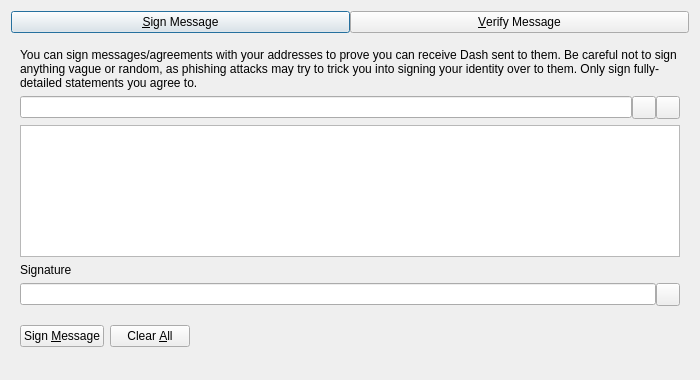
<?xml version="1.0" encoding="UTF-8"?>
<ui version="4.0">
 <class>SignVerifyMessageDialog</class>
 <widget class="QDialog" name="SignVerifyMessageDialog">
  <property name="geometry">
   <rect>
    <x>0</x>
    <y>0</y>
    <width>700</width>
    <height>380</height>
   </rect>
  </property>
  <property name="windowTitle">
   <string>Signatures - Sign / Verify a Message</string>
  </property>
  <property name="modal">
   <bool>true</bool>
  </property>
  <layout class="QVBoxLayout" name="verticalLayout">
   <item>
    <layout class="QHBoxLayout" name="horizontalLayout_Buttons_2">
     <property name="spacing">
      <number>0</number>
     </property>
     <property name="topMargin">
      <number>0</number>
     </property>
     <item>
      <widget class="QPushButton" name="btnSignMessage">
       <property name="text">
        <string>&amp;Sign Message</string>
       </property>
       <property name="checkable">
        <bool>true</bool>
       </property>
      </widget>
     </item>
     <item>
      <widget class="QPushButton" name="btnVerifyMessage">
       <property name="text">
        <string>&amp;Verify Message</string>
       </property>
       <property name="checkable">
        <bool>true</bool>
       </property>
      </widget>
     </item>
    </layout>
   </item>
   <item>
    <widget class="QStackedWidget" name="stackedWidgetSig">
     <property name="minimumSize">
      <size>
       <width>0</width>
       <height>0</height>
      </size>
     </property>
     <property name="currentIndex">
      <number>0</number>
     </property>
     <widget class="QWidget" name="pageSignMessage">
      <layout class="QVBoxLayout" name="verticalLayout_SM">
       <item>
        <widget class="QLabel" name="infoLabel_SM">
         <property name="text">
          <string>You can sign messages/agreements with your addresses to prove you can receive Dash sent to them. Be careful not to sign anything vague or random, as phishing attacks may try to trick you into signing your identity over to them. Only sign fully-detailed statements you agree to.</string>
         </property>
         <property name="textFormat">
          <enum>Qt::PlainText</enum>
         </property>
         <property name="wordWrap">
          <bool>true</bool>
         </property>
        </widget>
       </item>
       <item>
        <layout class="QHBoxLayout" name="horizontalLayout_1_SM">
         <property name="spacing">
          <number>0</number>
         </property>
         <item>
          <widget class="QValidatedLineEdit" name="addressIn_SM">
           <property name="toolTip">
            <string>The Dash address to sign the message with</string>
           </property>
          </widget>
         </item>
         <item>
          <widget class="QToolButton" name="addressBookButton_SM">
           <property name="toolTip">
            <string>Choose previously used address</string>
           </property>
           <property name="text">
            <string/>
           </property>
           <property name="shortcut">
            <string>Alt+A</string>
           </property>
          </widget>
         </item>
         <item>
          <widget class="QToolButton" name="pasteButton_SM">
           <property name="toolTip">
            <string>Paste address from clipboard</string>
           </property>
           <property name="text">
            <string/>
           </property>
           <property name="shortcut">
            <string>Alt+P</string>
           </property>
          </widget>
         </item>
        </layout>
       </item>
       <item>
        <widget class="QPlainTextEdit" name="messageIn_SM">
         <property name="toolTip">
          <string>Enter the message you want to sign here</string>
         </property>
        </widget>
       </item>
       <item>
        <widget class="QLabel" name="signatureLabel_SM">
         <property name="text">
          <string>Signature</string>
         </property>
         <property name="textFormat">
          <enum>Qt::PlainText</enum>
         </property>
        </widget>
       </item>
       <item>
        <layout class="QHBoxLayout" name="horizontalLayout_2_SM">
         <property name="spacing">
          <number>0</number>
         </property>
         <item>
          <widget class="QLineEdit" name="signatureOut_SM">
           <property name="readOnly">
            <bool>true</bool>
           </property>
          </widget>
         </item>
         <item>
          <widget class="QToolButton" name="copySignatureButton_SM">
           <property name="toolTip">
            <string>Copy the current signature to the system clipboard</string>
           </property>
           <property name="text">
            <string/>
           </property>
          </widget>
         </item>
        </layout>
       </item>
       <item>
        <layout class="QHBoxLayout" name="horizontalLayout_3_SM">
         <item>
          <widget class="QPushButton" name="signMessageButton_SM">
           <property name="toolTip">
            <string>Sign the message to prove you own this Dash address</string>
           </property>
           <property name="text">
            <string>Sign &amp;Message</string>
           </property>
           <property name="autoDefault">
            <bool>false</bool>
           </property>
          </widget>
         </item>
         <item>
          <widget class="QPushButton" name="clearButton_SM">
           <property name="toolTip">
            <string>Reset all sign message fields</string>
           </property>
           <property name="text">
            <string>Clear &amp;All</string>
           </property>
           <property name="autoDefault">
            <bool>false</bool>
           </property>
          </widget>
         </item>
         <item>
          <spacer name="horizontalSpacer_1_SM">
           <property name="orientation">
            <enum>Qt::Horizontal</enum>
           </property>
           <property name="sizeHint" stdset="0">
            <size>
             <width>40</width>
             <height>48</height>
            </size>
           </property>
          </spacer>
         </item>
         <item>
          <widget class="QLabel" name="statusLabel_SM">
           <property name="text">
            <string/>
           </property>
           <property name="wordWrap">
            <bool>true</bool>
           </property>
          </widget>
         </item>
         <item>
          <spacer name="horizontalSpacer_2_SM">
           <property name="orientation">
            <enum>Qt::Horizontal</enum>
           </property>
           <property name="sizeHint" stdset="0">
            <size>
             <width>40</width>
             <height>48</height>
            </size>
           </property>
          </spacer>
         </item>
        </layout>
       </item>
      </layout>
     </widget>
     <widget class="QWidget" name="pageVerifyMessage">
      <layout class="QVBoxLayout" name="verticalLayout_VM">
       <item>
        <widget class="QLabel" name="infoLabel_VM">
         <property name="text">
          <string>Enter the receiver's address, message (ensure you copy line breaks, spaces, tabs, etc. exactly) and signature below to verify the message. Be careful not to read more into the signature than what is in the signed message itself, to avoid being tricked by a man-in-the-middle attack. Note that this only proves the signing party receives with the address, it cannot prove sendership of any transaction!</string>
         </property>
         <property name="textFormat">
          <enum>Qt::PlainText</enum>
         </property>
         <property name="alignment">
          <set>Qt::AlignLeading|Qt::AlignLeft|Qt::AlignTop</set>
         </property>
         <property name="wordWrap">
          <bool>true</bool>
         </property>
        </widget>
       </item>
       <item>
        <layout class="QHBoxLayout" name="horizontalLayout_1_VM">
         <property name="spacing">
          <number>0</number>
         </property>
         <item>
          <widget class="QValidatedLineEdit" name="addressIn_VM">
           <property name="toolTip">
            <string>The Dash address the message was signed with</string>
           </property>
          </widget>
         </item>
         <item>
          <widget class="QToolButton" name="addressBookButton_VM">
           <property name="toolTip">
            <string>Choose previously used address</string>
           </property>
           <property name="text">
            <string/>
           </property>
           <property name="shortcut">
            <string>Alt+A</string>
           </property>
          </widget>
         </item>
        </layout>
       </item>
       <item>
        <widget class="QPlainTextEdit" name="messageIn_VM"/>
       </item>
       <item>
        <widget class="QValidatedLineEdit" name="signatureIn_VM"/>
       </item>
       <item>
        <layout class="QHBoxLayout" name="horizontalLayout_2_VM">
         <item>
          <widget class="QPushButton" name="verifyMessageButton_VM">
           <property name="toolTip">
            <string>Verify the message to ensure it was signed with the specified Dash address</string>
           </property>
           <property name="text">
            <string>Verify &amp;Message</string>
           </property>
           <property name="autoDefault">
            <bool>false</bool>
           </property>
          </widget>
         </item>
         <item>
          <widget class="QPushButton" name="clearButton_VM">
           <property name="toolTip">
            <string>Reset all verify message fields</string>
           </property>
           <property name="text">
            <string>Clear &amp;All</string>
           </property>
           <property name="autoDefault">
            <bool>false</bool>
           </property>
          </widget>
         </item>
         <item>
          <spacer name="horizontalSpacer_1_VM">
           <property name="orientation">
            <enum>Qt::Horizontal</enum>
           </property>
           <property name="sizeHint" stdset="0">
            <size>
             <width>40</width>
             <height>48</height>
            </size>
           </property>
          </spacer>
         </item>
         <item>
          <widget class="QLabel" name="statusLabel_VM">
           <property name="text">
            <string/>
           </property>
           <property name="wordWrap">
            <bool>true</bool>
           </property>
          </widget>
         </item>
         <item>
          <spacer name="horizontalSpacer_2_VM">
           <property name="orientation">
            <enum>Qt::Horizontal</enum>
           </property>
           <property name="sizeHint" stdset="0">
            <size>
             <width>40</width>
             <height>48</height>
            </size>
           </property>
          </spacer>
         </item>
        </layout>
       </item>
      </layout>
     </widget>
    </widget>
   </item>
  </layout>
 </widget>
 <customwidgets>
  <customwidget>
   <class>QValidatedLineEdit</class>
   <extends>QLineEdit</extends>
   <header>qt/qvalidatedlineedit.h</header>
  </customwidget>
 </customwidgets>
 <resources>
  <include location="../vuicoin.qrc"/>
 </resources>
 <connections/>
</ui>
